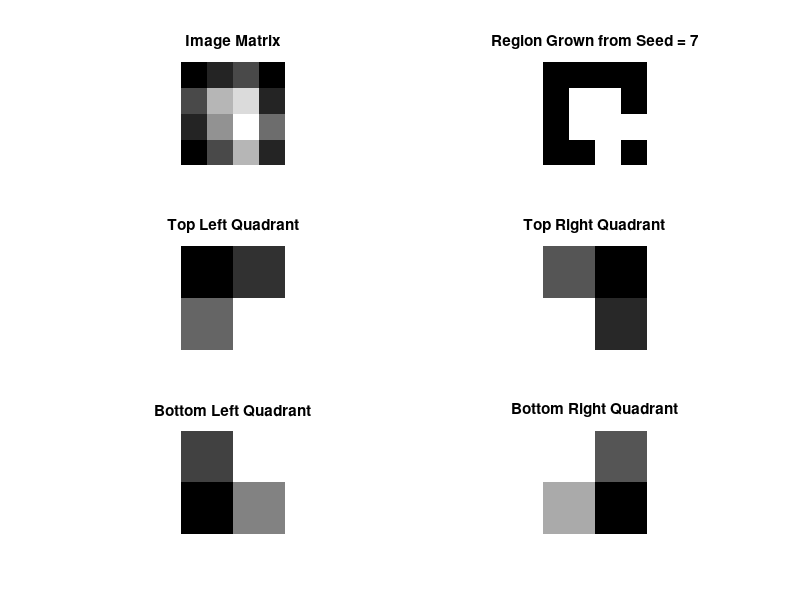

The MATLAB source for this figure:
clc; clear; close all;

I = [0 1 2 0; 2 5 6 1; 1 4 7 3; 0 2 5 1];
seed = 7;           % intensity of seed point
T = 2;              % threshold
[row, col] = find(I == seed); % find seed position

% region growing based on threshold difference
mask = abs(I - seed) <= T;    % thresholding

% find connected region (4-connectivity)
CC = bwconncomp(mask, 4);
region = false(size(I));
for k = 1:CC.NumObjects
    if ismember(sub2ind(size(I), row, col), CC.PixelIdxList{k})
        region(CC.PixelIdxList{k}) = true;
    end
end

disp('Original Image Matrix:');
disp(I);
disp('Region Grown Mask:');
disp(region);

% Show min-max range
minVal = min(I(region));
maxVal = max(I(region));
fprintf('Min intensity in region: %d\nMax intensity in region: %d\n', minVal, maxVal);




I = [0 1 2 0; 2 5 6 1; 1 4 7 3; 0 2 5 1];
igray = mat2gray(I);  
figure(2)

subplot(3,2,1)
imshow(igray, []), 
title('Image Matrix');

seed = 5;      
threshold = 2; 
region = (I >= (seed - threshold)) & (I <= (seed + threshold));
subplot(3,2,2)
imshow(region),
title('Region Grown from Seed = 7');

% Simple image splitting into 4 quadrants
topLeft = I(1:2, 1:2);
topRight = I(1:2, 3:4);
bottomLeft = I(3:4, 1:2);
bottomRight = I(3:4, 3:4);

X = mat2gray(topLeft)
Y = mat2gray(topRight)
Z = mat2gray(bottomLeft)
W = mat2gray(bottomRight)

subplot(3,2,3)
imshow(X, [])
title('Top Left Quadrant');

subplot(3,2,4)
imshow(Y, [])
title('Top Right Quadrant');

subplot(3,2,5)
imshow(Z , [])
title('Bottom Left Quadrant');

subplot(3,2,6)
imshow(W, [])
title('Bottom Right Quadrant');
